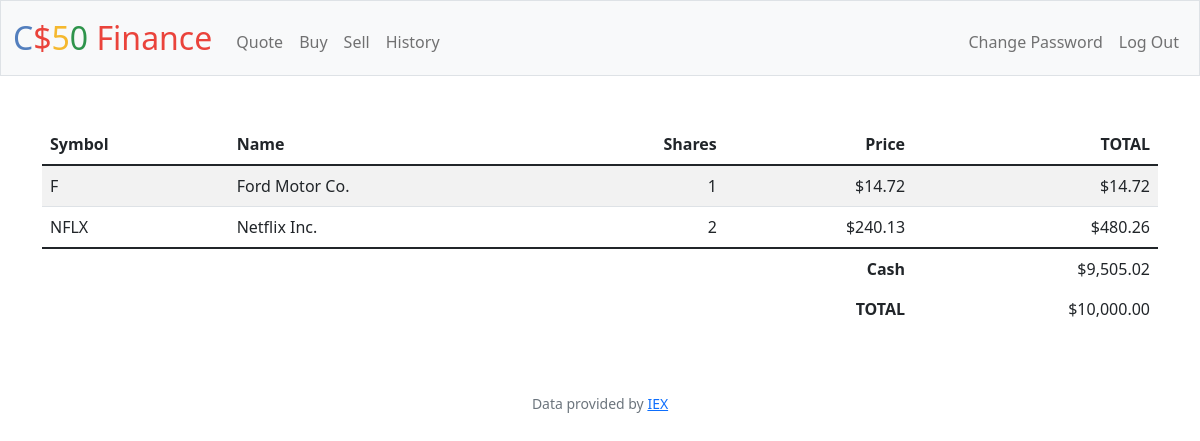
/ (signed in), run on the app's committed database.
### tables this page shows
CREATE TABLE "transactions" (
    id INTEGER PRIMARY KEY AUTOINCREMENT,
    user_id INTEGER NOT NULL,
    name TEXT NOT NULL,
    shares TEXT NOT NULL,
    price NUMERIC NOT NULL,
    type TEXT NOT NULL,
    symbol TEXT NOT NULL,
    date TIMESTAMP DEFAULT CURRENT_TIMESTAMP,
    FOREIGN KEY(user_id) REFERENCES users(id)
);

CREATE TABLE users (id INTEGER PRIMARY KEY AUTOINCREMENT NOT NULL, username TEXT NOT NULL, hash TEXT NOT NULL, cash NUMERIC NOT NULL DEFAULT 10000.00);

### app.py (the view)
@app.route("/")
@login_required
def index():
    user_id = session["user_id"]
    stocks = db.execute("SELECT symbol, name, SUM(shares) AS shares, price FROM transactions WHERE user_id = ? GROUP BY symbol", user_id)
    cash = db.execute("SELECT cash FROM users WHERE id = ?", user_id)[0]["cash"]
    total = cash
    for stock in stocks:
        total += stock["price"] * stock["shares"]
    return render_template("index.html", stocks=stocks, cash=cash, total=total, usd=usd)

### app.py (called while the page is built)
@app.after_request
def after_request(response):
    response.headers["Cache-Control"] = "no-cache, no-store, must-revalidate"
    response.headers["Expires"] = 0
    response.headers["Pragma"] = "no-cache"
    return response

### helpers.py (called while the page is built)
def login_required(f):
    @wraps(f)
    def decorated_function(*args, **kwargs):
        if session.get("user_id") is None:
            return redirect("/login")
        return f(*args, **kwargs)
    return decorated_function

def usd(value):
    return f"${value:,.2f}"

### templates/index.html (shortened to what this page needs)
{% extends "layout.html" %}
{% block main %}
    <table class="table table-striped">
        <thead>
            <tr>
                <th class="text-start">Symbol</th>
                <th class="text-start">Name</th>
                <th class="text-end">Shares</th>
                <th class="text-end">Price</th>
                <th class="text-end">TOTAL</th>
            </tr>
        </thead>
        <tbody>
            {% for stock in stocks %}
            <tr>
                <td class="text-start">{{ stock["symbol"] }}</td>
                <td class="text-start">{{ stock["name"] }}</td>
                <td class="text-end">{{ stock["shares"] }}</td>
                <td class="text-end">{{ usd(stock["price"]) }}</td>
                <td class="text-end">{{ usd(stock["shares"] * stock["price"]) }}</td>
            </tr>
            {% endfor %}
        </tbody>
        <tfoot>
            <tr>
                <td class="border-0 fw-bold text-end" colspan="4">Cash</td>
                <td class="border-0 text-end">{{ usd(cash) }}</td>
            </tr>
            <tr>
                <td class="border-0 fw-bold text-end" colspan="4">TOTAL</td>
                <td class="border-0 w-bold text-end">{{ usd(total) }}</td>
            </tr>
        </tfoot>
    </table>
{% endblock %}

### templates/layout.html (shortened to what this page needs)
<!DOCTYPE html>
<html lang="en">
    <head>
        <link href="https://cdn.jsdelivr.net/npm/bootstrap@5.1.3/dist/css/bootstrap.min.css" rel="stylesheet">
        <link href="/static/styles.css" rel="stylesheet">
    </head>
    <body>
        <nav class="bg-light border navbar navbar-expand-md navbar-light">
            <div class="container-fluid">
                <a class="navbar-brand" href="/"><span class="blue">C</span><span class="red">$</span><span class="yellow">5</span><span class="green">0</span> <span class="red">Finance</span></a>
                <div class="collapse navbar-collapse" id="navbar">
                    {% if session["user_id"] %}
                        <ul class="navbar-nav me-auto mt-2">
                            <li class="nav-item"><a class="nav-link" href="/quote">Quote</a></li>
                            <li class="nav-item"><a class="nav-link" href="/buy">Buy</a></li>
                            <li class="nav-item"><a class="nav-link" href="/sell">Sell</a></li>
                            <li class="nav-item"><a class="nav-link" href="/history">History</a></li>
                        </ul>
                        <ul class="navbar-nav ms-auto mt-2">
                            <li class="nav-item"><a class="nav-link" href="/changepw">Change Password</a></li>
                            <li class="nav-item"><a class="nav-link" href="/logout">Log Out</a></li>
                        </ul>
                    {% else %}
                        <ul class="navbar-nav ms-auto mt-2">
                            <li class="nav-item"><a class="nav-link" href="/register">Register</a></li>
                            <li class="nav-item"><a class="nav-link" href="/login">Log In</a></li>
                        </ul>
                    {% endif %}
                </div>
            </div>
        </nav>
        <main class="container py-5 text-center">
            {% block main %}{% endblock %}
        </main>
        <footer class="mb-5 small text-center text-muted">
            Data provided by <a href="https://iexcloud.io/">IEX</a>
        </footer>
    </body>
</html>

### static/styles.css (style rules this page uses)
nav .navbar-brand { font-size: xx-large; }
nav .navbar-brand .blue { color: #537fbe; }
nav .navbar-brand .red { color: #ea433b; }
nav .navbar-brand .yellow { color: #f5b82e; }
nav .navbar-brand .green { color: #2e944b; }

### data on the page
transactions: symbol "F", name "Ford Motor Co.", shares "1", price "$14.72", usd(stock['shares']*stock['price']) "$14.72"
users: cash "$9,505.02"

### other printed values
{{ stock["symbol"] }} "NFLX"
{{ stock["name"] }} "Netflix Inc."
{{ stock["shares"] }} "2"
{{ usd(stock["price"]) }} "$240.13"
{{ usd(stock["shares"] * stock["price"]) }} "$480.26"
{{ usd(total) }} "$10,000.00"
